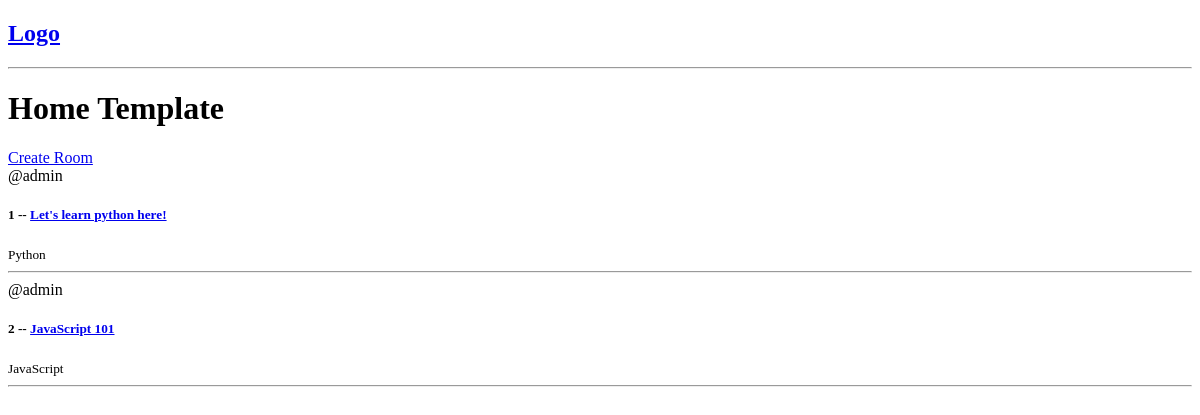
Before: / with the older database file.
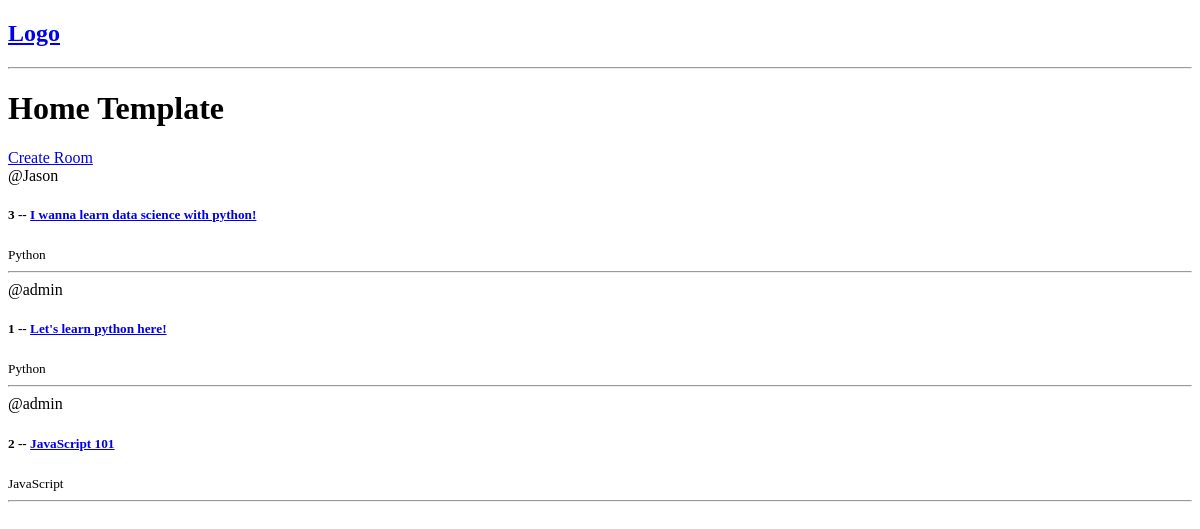
After: the same page with the newer database file.
### base/models.py (models this page shows, shortened)
class Room(models.Model):
    host = models.ForeignKey(User, on_delete=models.SET_NULL, null=True)
    topic = models.ForeignKey(Topic, on_delete=models.SET_NULL, null=True)
    name = models.CharField(max_length=200)
    description = models.TextField(null=True, blank=True)
    updated = models.DateTimeField(auto_now=True)
    created = models.DateTimeField(auto_now_add=True)
    class Meta:
        ordering = ['-updated', '-created']

class Topic(models.Model):
    name = models.CharField(max_length=200)

### base/views.py (the view)
# urls.py: path('', views.home, name='home'),
def home(request):
    rooms = Room.objects.all()
    context = {'rooms':rooms}
    return render(request, 'base/home.html', context)

### base/templates/base/home.html
{% extends 'main.html' %} {% block content %}
<h1>Home Template</h1>
<div>
    <a href={% url 'create-room' %}>Create Room</a>
    {% for room in rooms %}
    <div>
        <span>@{{room.host.username}}</span>
        <h5>{{room.id}} -- <a href="{% url 'room' room.id%}">{{room.name}}</a></h5>
        <small>{{room.topic.name}}</small>
        <hr>
    </div>
    {% endfor %}
</div>
{% endblock content %}

### templates/main.html (shortened to what this page needs)
<!DOCTYPE html>
<html lang="en">
<head>
</head>
<body>
    {% include 'navbar.html' %}
    {% block content %}
    {% endblock content %}
</body>
</html>

### templates/navbar.html
<a href="/">
    <h2>Logo</h2>
</a>
<hr/>

Changed rows visible on the page:
added Room: host.username "Jason", id "3", name "I wanna learn data science with python!", topic.name "Python"
